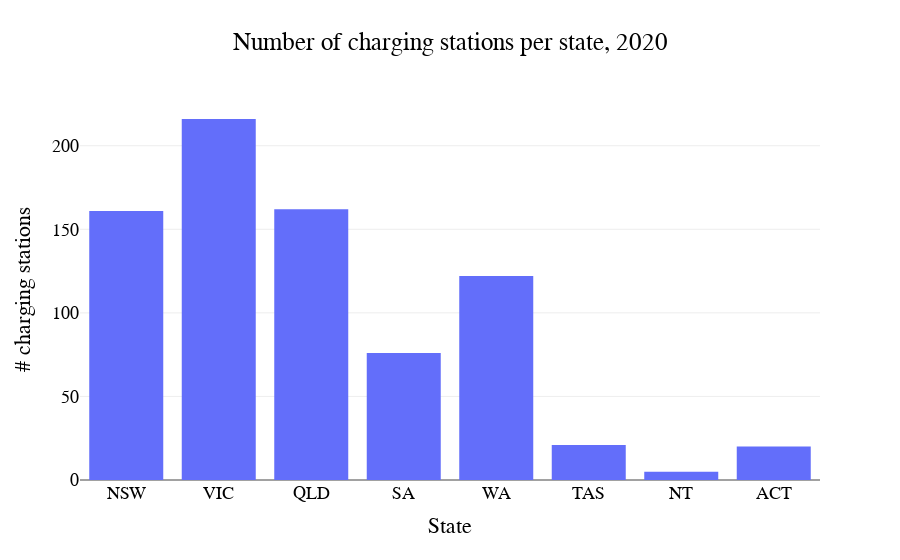

The code cell stored with this chart in its notebook:
### Code cell
# Plot bar graph

x = charging_stations_df['state']
y = charging_stations_df['charging_stations']

fig = px.bar(x=x, y=y, labels=dict(x="State", y="# charging stations"),
             title='Number of charging stations per state, 2020')

fig.update_layout(
    font_family="Helvetica",
    font_color="black",
    title_font_family="Helvetica",
    title_font_color="black",
    legend_title_font_color="black")

fig.layout.template = 'presentation'

fig.update_xaxes(title_font_family="Helvetica")
plotly.offline.plot(fig, filename='/Users/minoperic/Data Analytics/Data Investigations/australian-electric-vehicle-sales/fig_5.html')
fig.show()

### Figure 1 — Plotly figure (JSON) as saved in the notebook; plotly's stock layout.template omitted (floating-point values rounded to 4 significant figures)
{"data": [{"alignmentgroup": "True", "hovertemplate": "State=%{x}<br># charging stations=%{y}<extra></extra>", "legendgroup": "", "marker": {"color": "#636efa", "pattern": {"shape": ""}}, "name": "", "offsetgroup": "", "orientation": "v", "showlegend": false, "textposition": "auto", "type": "bar", "x": ["NSW", "VIC", "QLD", "SA", "WA", "TAS", "NT", "ACT"], "xaxis": "x", "y": [161, 216, 162, 76, 122, 21, 5, 20], "yaxis": "y"}], "layout": {"barmode": "relative", "font": {"color": "black", "family": "Helvetica"}, "legend": {"title": {"font": {"color": "black"}}, "tracegroupgap": 0}, "title": {"font": {"color": "black", "family": "Helvetica"}, "text": "Number of charging stations per state, 2020"}, "xaxis": {"anchor": "y", "domain": [0, 1], "title": {"font": {"family": "Helvetica"}, "text": "State"}}, "yaxis": {"anchor": "x", "domain": [0, 1], "title": {"text": "# charging stations"}}}}
